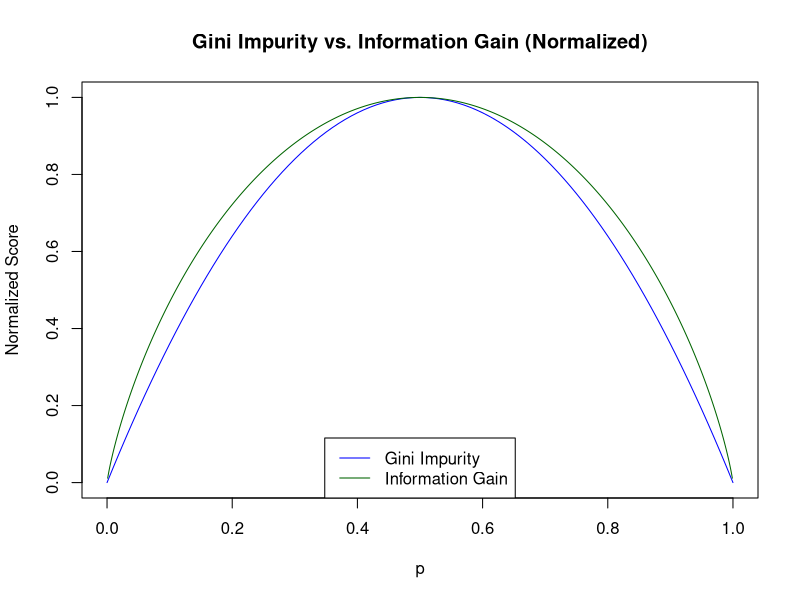

Here is the R script that generated this plot:
## ---- chunk 1
curve( 4*x*(1-x), xlim=c(0, 1), ylim=c(0, 1), col='blue', xlab="p", ylab="Normalized Score")
curve( (x*log(x) + (1-x)*log(1-x))/log(0.5),n=1000, add=TRUE, col='darkgreen')
title("Gini Impurity vs. Information Gain (Normalized)")
legend("bottom", c("Gini Impurity", "Information Gain"), col=c("blue", "darkgreen"), lty=1)
